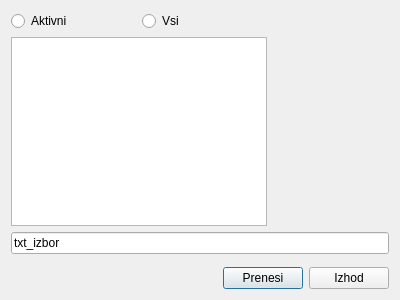
<?xml version="1.0" encoding="UTF-8"?>
<ui version="4.0">
 <class>prejetiracuni_dodajddv</class>
 <widget class="QDialog" name="prejetiracuni_dodajddv">
  <property name="windowModality">
   <enum>Qt::ApplicationModal</enum>
  </property>
  <property name="geometry">
   <rect>
    <x>0</x>
    <y>0</y>
    <width>400</width>
    <height>300</height>
   </rect>
  </property>
  <property name="windowTitle">
   <string>Dialog</string>
  </property>
  <layout class="QVBoxLayout" name="verticalLayout_2">
   <item>
    <layout class="QHBoxLayout" name="horizontalLayout_2">
     <item>
      <layout class="QVBoxLayout" name="verticalLayout">
       <item>
        <layout class="QHBoxLayout" name="horizontalLayout">
         <item>
          <widget class="QRadioButton" name="rb_aktivni">
           <property name="text">
            <string>Aktivni</string>
           </property>
          </widget>
         </item>
         <item>
          <widget class="QRadioButton" name="rb_vsi">
           <property name="text">
            <string>Vsi</string>
           </property>
          </widget>
         </item>
        </layout>
       </item>
       <item>
        <widget class="QTableWidget" name="tbl_ddv">
         <property name="editTriggers">
          <set>QAbstractItemView::NoEditTriggers</set>
         </property>
         <property name="selectionMode">
          <enum>QAbstractItemView::SingleSelection</enum>
         </property>
         <property name="selectionBehavior">
          <enum>QAbstractItemView::SelectRows</enum>
         </property>
        </widget>
       </item>
      </layout>
     </item>
     <item>
      <spacer name="horizontalSpacer_2">
       <property name="orientation">
        <enum>Qt::Horizontal</enum>
       </property>
       <property name="sizeHint" stdset="0">
        <size>
         <width>40</width>
         <height>20</height>
        </size>
       </property>
      </spacer>
     </item>
    </layout>
   </item>
   <item>
    <widget class="QLineEdit" name="txt_izbor">
     <property name="text">
      <string>txt_izbor</string>
     </property>
    </widget>
   </item>
   <item>
    <spacer name="verticalSpacer">
     <property name="orientation">
      <enum>Qt::Vertical</enum>
     </property>
     <property name="sizeHint" stdset="0">
      <size>
       <width>20</width>
       <height>10</height>
      </size>
     </property>
    </spacer>
   </item>
   <item>
    <layout class="QHBoxLayout" name="horizontalLayout_3">
     <item>
      <spacer name="horizontalSpacer">
       <property name="orientation">
        <enum>Qt::Horizontal</enum>
       </property>
       <property name="sizeHint" stdset="0">
        <size>
         <width>40</width>
         <height>20</height>
        </size>
       </property>
      </spacer>
     </item>
     <item>
      <widget class="QPushButton" name="btn_sprejmi">
       <property name="text">
        <string>Prenesi</string>
       </property>
      </widget>
     </item>
     <item>
      <widget class="QPushButton" name="btn_izhod">
       <property name="text">
        <string>Izhod</string>
       </property>
      </widget>
     </item>
    </layout>
   </item>
  </layout>
 </widget>
 <resources/>
 <connections/>
</ui>
